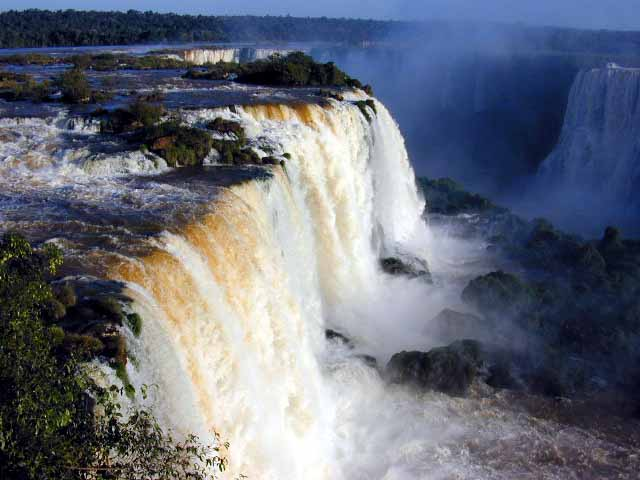
%> input picture HW1/Requirements/Waterfall.jpg, 640 x 480 px
$ octave hw2_826453843.m   (GNU Octave 9; MATLAB toolbox functions it lacks are replaced by stand-ins)
%> lines starting %> are read from the running program, lines starting %| are printed output that depends on the picture; long printed decimals are rounded

% File: HW2_826453843.m
% Date: 10/16/2023
% Email: jrowson7843@sdsu.edu


clear all;
clc;

% Encoder part:
% Q1: 2D-DCT transfrom

% Read the image
img = imread('waterfall.jpg','jpg');
%> img is the input picture: size 480x640x3 uint8; mean R, G, B 103.9, 108.7, 121.9
% Convert to YCbCr
ycbcr = rgb2ycbcr(img);

figure(1)
subplot(2,2,1), subimage(img), title("Original RGB")
subplot(2,2,2), subimage(ycbcr), title("YCbCr")

% Downsize the chrominance by 4:2:0
y_comp  = ycbcr(:,:,1);
cb_comp = ycbcr(:,:,2);
cr_comp = ycbcr(:,:,3);

total_rows = size(ycbcr,1);
total_cols = size(ycbcr,2);

fprintf("Total rows before downsampling = %d\n", total_rows);
%| Total rows before downsampling = 480
fprintf("Total cols before downsampling = %d\n", total_cols);
%| Total cols before downsampling = 640

cb_copy = cb_comp;
cr_copy = cr_comp;

% Make all chrominance components zero!!
for row = 2:2:total_rows
    for col = 2:2:total_cols
        cb_copy(row,col) = 0;
        cr_copy(row,col) = 0;
    end
end
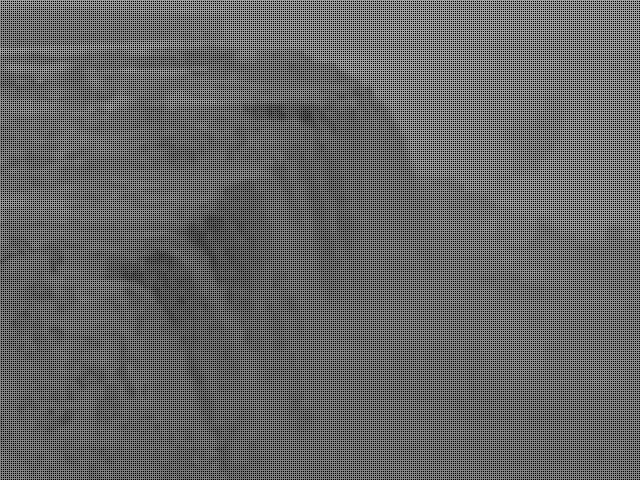
%> cb_copy: size 480x640 uint8; min 0, max 167, mean 100.9
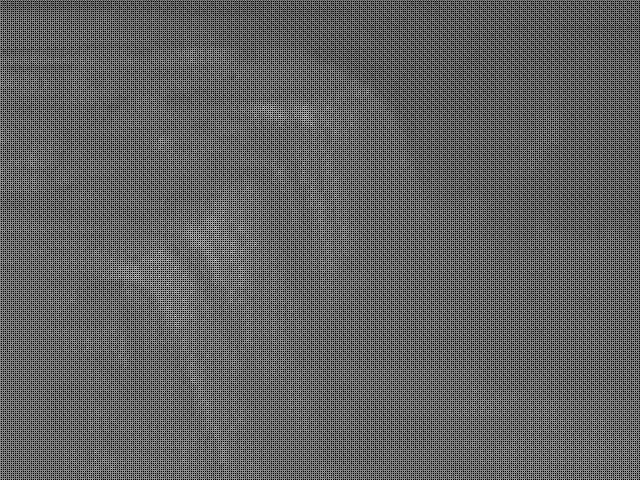
%> cr_copy: size 480x640 uint8; min 0, max 161, mean 93.7

% Remove the unwanted values from the chrominance components
cb_420 = cb_copy(1:2:end,1:2:end);
cr_420 = cr_copy(1:2:end,1:2:end);

figure(2)
subplot(2,2,1), subimage(cb_comp), title("Original cb")
subplot(2,2,2), subimage(cr_comp), title("Original cr")
subplot(2,2,3), subimage(cb_420), title("Cb 4:2:0")
subplot(2,2,4), subimage(cr_420), title("Cr 4:2:0")

row_cb_420 = size(cb_420,1);
col_cb_420 = size(cb_420,2);

row_cr_420 = size(cr_420,1);
col_cr_420 = size(cr_420,2);
fprintf("Total rows in 4:2:0 cb comp. = %d\nTotal rows in 4:2:0 cb comp. = %d\n", row_cb_420, col_cb_420);
%| Total rows in 4:2:0 cb comp. = 240
%| Total rows in 4:2:0 cb comp. = 320
fprintf("Total rows in 4:2:0 cr comp. = %d\nTotal rows in 4:2:0 cr comp. = %d\n", row_cr_420, col_cr_420);
%| Total rows in 4:2:0 cr comp. = 240
%| Total rows in 4:2:0 cr comp. = 320

% Taking out 1st 8x8 block from the luminance comp.
% Making a copy of y comp
y_cpy = y_comp;

% Block processing with 2D DCT transform
% Since dct2 function accepts matrix only as input, need to make the
% blockproc function return an appropriate size so double data type.

%dct_handle = @(block_struct)dct2(block_struct.data);
dct_handle = @dct2;
% Now 8x8 block processing on y_cpy
y_dct = blkproc(y_cpy,[8 8],dct_handle);

% Now computing the DC coefficients for the cb and cr components
cb_cpy = cb_420;
cr_cpy = cr_420;

cb_dct = blkproc(cb_cpy,[8 8],dct_handle);
cr_dct = blkproc(cr_cpy,[8 8],dct_handle);

figure(3)
subplot(2,2,1), subimage(y_dct), title("2D DCT Y comp")
subplot(2,2,2), subimage(cb_dct), title("2D DCT Cb comp")
subplot(2,2,3), subimage(cr_dct), title("2D DCT Cr comp")

% Now taking out the 1st 2 blocks from the 6th row DCT
y_dct_block1 = y_dct(41:48,1:8);
%> y_dct_block1 = [359.1 47.65 48.59 17.47 -0.125 -0.118 0.0343 -0.155; -23.64 13.42 14.14 0.456 21.83 -0.182 0.0345 -0.313; -1.01 -27.31 0.338 -0.0472 -0.299 0.0498 -0.317 0.322; 18.52 -16.44 -17.37 0.382 -0.146 -0.381 -0.824 0.197; -0.375 -0.0895 -0.259 -0.557 0.375 0.291 -0.299 0.184; -0.0728 0.157 -0.829 0.15 -0.0397 -0.0692 -0.722 0.65; -0.8 -0.902 -0.567 0.005 0.259 0.284 0.162 -0.346; 0.244 0.217 -0.833 -0.407 -0.294 0.102 0.0848 -0.734]
y_dct_block2 = y_dct(41:48,9:16);
%> y_dct_block2 = [390 -24.24 -0.597 -18.48 -26 -0.0135 0.518 -0.494; -12.12 -0.102 -0.301 -0.349 0.479 0.434 0.189 0.262; -12.44 -0.139 14.12 -0.327 0.558 -0.171 0.729 0.208; -0.0501 0.0694 -17.93 0.198 0.0224 -0.0456 -0.00335 0.363; -0.75 0.433 0 0.176 0.25 -0.396 0 0.0114; -0.169 -0.29 -0.287 -0.472 0.378 0.333 0.127 0.393; 0.0124 -0.305 -0.0214 0.245 0.0396 0.0488 -0.373 -0.629; -0.00168 0.335 0.675 0.243 0.0426 0.0781 -0.344 -0.428]

% Displaying the DCT coefficients of luminance blocks
fprintf("\nThe 2D-DCT coefficients of 1st block:\n")
disp(y_dct_block1)
%|  Columns 1 through 6:
%|    3.5913e+02   4.7653e+01   4.8587e+01   1.7466e+01  -1.2500e-01  -1.1780e-01
%|   -2.3641e+01   1.3421e+01   1.4144e+01   4.5558e-01   2.1834e+01  -1.8175e-01
%> (further printed lines are left out)
fprintf("\nThe 2D-DCT coefficients of 2nd block:\n")
disp(y_dct_block2)
%|  Columns 1 through 7:
%|    390.0000   -24.2416    -0.5972   -18.4790   -26.0000    -0.0135     0.5180
%|    -12.1179    -0.1018    -0.3008    -0.3487     0.4795     0.4341     0.1887
%> (further printed lines are left out)

figure(4)
subplot(2,2,1), subimage(y_dct_block1), title("8x8 Y comp block1")
subplot(2,2,2), subimage(y_dct_block2), title("8x8 Y comp block2")
%> after `title("8x8 Y comp block2")`:
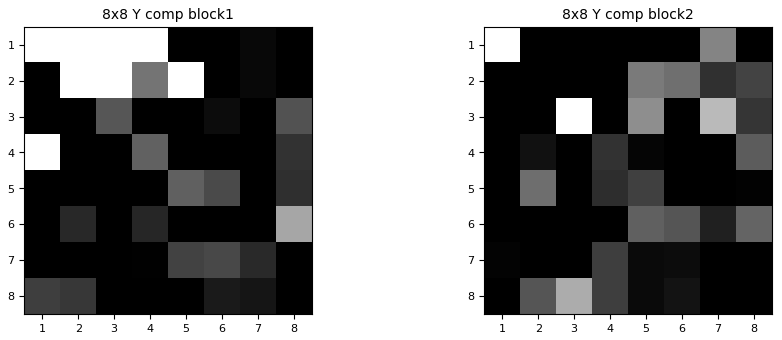
%> figure redrawn from the program's plot data, 2 panels

% Truncating the 8x8 blocks for correct representation using imshow()
% Truncate() defined at the end of this script
t_blk1 = truncate(y_dct_block1);
%> in truncate, `min_v = min(min(blk));`: min_v = -27.31
%> in truncate, `min_v = -min_v;`: min_v = 27.31
%> in truncate, `op = blk;`: op has the same summary as y_dct_block1 outside truncate
%> after the loop in truncate, `for i = 1:1:8`: op = [386.4 74.96 75.9 44.77 27.18 27.19 27.34 27.15; 3.67 40.73 41.45 27.76 49.14 27.13 27.34 27; 26.3 0 27.65 27.26 27.01 27.36 26.99 27.63; 45.83 10.87 9.94 27.69 27.16 26.93 26.48 27.51; 26.93 27.22 27.05 26.75 27.68 27.6 27.01 27.49; 27.24 27.47 26.48 27.46 27.27 27.24 26.59 27.96; 26.51 26.41 26.74 27.31 27.57 27.59 27.47 26.96; 27.55 27.53 26.48 26.9 27.01 27.41 27.39 26.57]
%> in truncate, `op = op./255;`: op = [1.52 0.294 0.298 0.176 0.107 0.107 0.107 0.106; 0.0144 0.16 0.163 0.109 0.193 0.106 0.107 0.106; 0.103 0 0.108 0.107 0.106 0.107 0.106 0.108; 0.18 0.0426 0.039 0.109 0.107 0.106 0.104 0.108; 0.106 0.107 0.106 0.105 0.109 0.108 0.106 0.108; 0.107 0.108 0.104 0.108 0.107 0.107 0.104 0.11; 0.104 0.104 0.105 0.107 0.108 0.108 0.108 0.106; 0.108 0.108 0.104 0.105 0.106 0.107 0.107 0.104]
%> t_blk1 has the same summary as op in truncate
fprintf("Truncated 8x8 blk1:\n");
disp(t_blk1);
%|    1.5154   0.2940   0.2976   0.1756   0.1066   0.1066   0.1072   0.1065
%|    0.0144   0.1597   0.1626   0.1089   0.1927   0.1064   0.1072   0.1059
%|    0.1031        0   0.1084   0.1069   0.1059   0.1073   0.1058   0.1084
%> (further printed lines are left out)
t_blk2 = truncate(y_dct_block2);
%> t_blk2 = [1.63 0.0069 0.0996 0.0295 0 0.102 0.104 0.1; 0.0544 0.102 0.101 0.101 0.104 0.104 0.103 0.103; 0.0532 0.101 0.157 0.101 0.104 0.101 0.105 0.103; 0.102 0.102 0.0317 0.103 0.102 0.102 0.102 0.103; 0.099 0.104 0 0.103 0.103 0.1 0 0.102; 0.101 0.101 0.101 0.1 0.103 0.103 0.102 0.104; 0.102 0.101 0.102 0.103 0.102 0.102 0.1 0.0995; 0.102 0.103 0.105 0.103 0.102 0.102 0.101 0.1]
fprintf("Truncated 8x8 blk2:\n");
disp(t_blk2);
%|    1.6314   0.0069   0.0996   0.0295        0   0.1019   0.1040   0.1000
%|    0.0544   0.1016   0.1008   0.1006   0.1038   0.1037   0.1027   0.1030
%|    0.0532   0.1014   0.1573   0.1007   0.1041   0.1013   0.1048   0.1028
%> (further printed lines are left out)

% Displaying the truncated blocks
figure(5)
subplot(2,2,1), imshow(t_blk1),title("Truncated 8x8 block1")
subplot(2,2,2), imshow(y_dct_block1),title("Original 8x8 block1")
subplot(2,2,3), imshow(t_blk2),title("Truncated 8x8 block2")
subplot(2,2,4), imshow(y_dct_block2),title("Original 8x8 block2")
%> after `title("Original 8x8 block2")`:
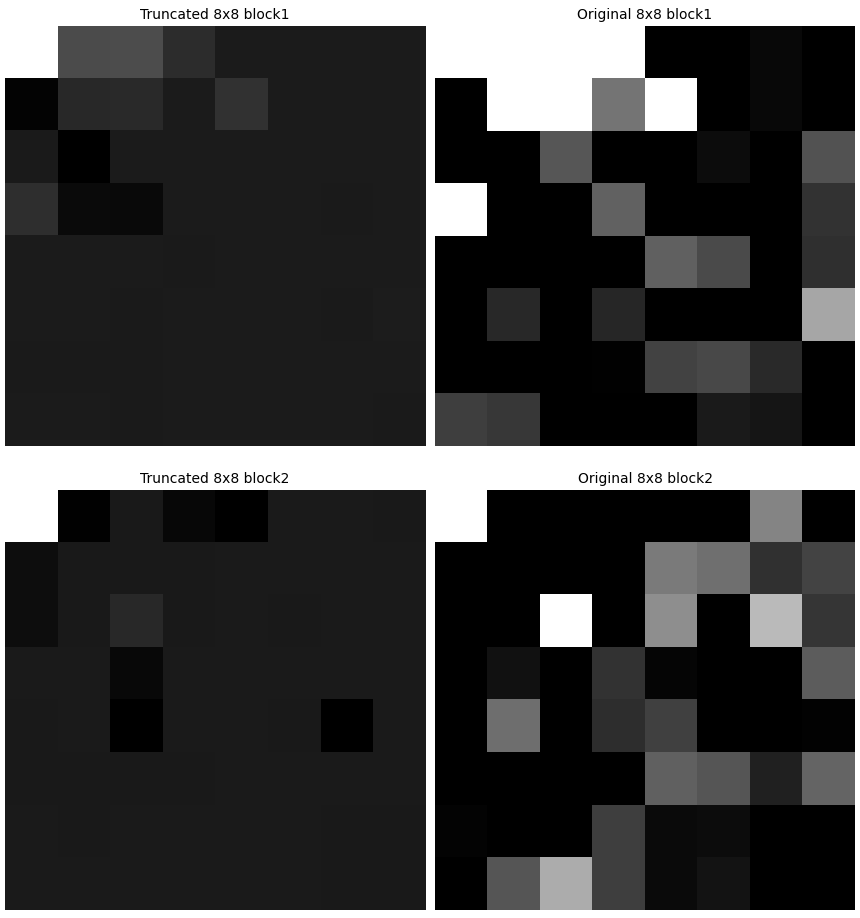
%> figure redrawn from the program's plot data, 4 panels

% Q2: Quantization

% The quantization matrix for luminance from lecture
lum_q_matrix = [16 11 10 16 24 40 51 61;
                12 12 14 19 26 58 60 55;
                14 13 16 24 40 57 69 56;
                14 17 22 29 51 87 89 62;
                18 22 37 56 68 109 103 77;
                24 35 55 64 81 104 113 92;
                49 64 78 87 108 121 120 101;
                72 92 95 98 112 100 103 99];

% The quantization matrix for chrominance from lecture
chr_q_matrix = [17 18 24 47 99 99 99 99;
                18 21 26 66 99 99 99 99;
                24 26 56 99 99 99 99 99;
                47 66 99 99 99 99 99 99;
                 99 99 99 99 99 99 99 99;
                 99 99 99 99 99 99 99 99;
                 99 99 99 99 99 99 99 99;
                 99 99 99 99 99 99 99 99];

% Creating copies of y, cb, and cr dct matrices
y_dct_cpy  = y_dct;
cb_dct_cpy = cb_dct;
cr_dct_cpy = cr_dct;

% Dividing the dct block structure with the lum matrix.
q_lum = @(y_dct_cpy) round(y_dct_cpy./lum_q_matrix);
% 8x8 block processing on the quantized matrix
y_dct_q = blkproc(y_dct_cpy,[8 8],q_lum);

% Dividing the dct block_struct data with the chrominance matrix.
q_chr1 = @(cb_dct_cpy) round(cb_dct_cpy./chr_q_matrix);
q_chr2 = @(cr_dct_cpy) round(cr_dct_cpy./chr_q_matrix);
% 8x8 block processing on the quantized matrix
cb_q_dct = blkproc(cb_dct_cpy,[8 8],q_chr1);
cr_q_dct = blkproc(cr_dct_cpy,[8 8],q_chr2);

% Reporting the data for the first 2 blocks in the 6th row from the top.
q_y_blk1  = y_dct_q(41:48,1:8);
%> q_y_blk1 = [22 4 5 1 0 0 0 0; -2 1 1 0 1 0 0 0; 0 -2 0 0 0 0 0 0; 1 -1 -1 0 0 0 0 0; 0 0 0 0 0 0 0 0; 0 0 0 0 0 0 0 0; 0 0 0 0 0 0 0 0; 0 0 0 0 0 0 0 0]
q_y_blk2  = y_dct_q(41:48,9:16);
%> q_y_blk2 = [24 -2 0 -1 -1 0 0 0; -1 0 0 0 0 0 0 0; -1 0 1 0 0 0 0 0; 0 0 -1 0 0 0 0 0; 0 0 0 0 0 0 0 0; 0 0 0 0 0 0 0 0; 0 0 0 0 0 0 0 0; 0 0 0 0 0 0 0 0]
q_cb_blk1 = cb_q_dct(41:48,1:8);
%> q_cb_blk1 = [59 0 0 0 0 0 0 0; -3 0 0 0 0 0 0 0; 0 0 0 0 0 0 0 0; 0 0 0 0 0 0 0 0; 0 0 0 0 0 0 0 0; 0 0 0 0 0 0 0 0; 0 0 0 0 0 0 0 0; 0 0 0 0 0 0 0 0]
q_cb_blk2 = cb_q_dct(41:48,9:16);
%> q_cb_blk2 = [60 0 -1 0 0 0 0 0; 0 1 0 0 0 0 0 0; 1 1 0 0 0 0 0 0; 0 0 0 0 0 0 0 0; 0 0 0 0 0 0 0 0; 0 0 0 0 0 0 0 0; 0 0 0 0 0 0 0 0; 0 0 0 0 0 0 0 0]
q_cr_blk1 = cr_q_dct(41:48,1:8);
%> q_cr_blk1 = [61 0 0 0 0 0 0 0; 2 0 0 0 0 0 0 0; 0 0 0 0 0 0 0 0; 0 0 0 0 0 0 0 0; 0 0 0 0 0 0 0 0; 0 0 0 0 0 0 0 0; 0 0 0 0 0 0 0 0; 0 0 0 0 0 0 0 0]
q_cr_blk2 = cr_q_dct(41:48,9:16);
%> q_cr_blk2 = [60 0 0 0 0 0 0 0; 0 0 0 0 0 0 0 0; 0 0 0 0 0 0 0 0; 0 0 0 0 0 0 0 0; 0 0 0 0 0 0 0 0; 0 0 0 0 0 0 0 0; 0 0 0 0 0 0 0 0; 0 0 0 0 0 0 0 0]

% Displaying the quantized y, cb, cr blocks
figure(6)
subplot(3,2,1), subimage(q_y_blk1), title("Quantized 1st 8x8 block of Y comp.")
subplot(3,2,2), subimage(q_y_blk2), title("Quantized 2nd 8x8 block of Y comp.")
subplot(3,2,3), subimage(q_cb_blk1), title("Quantized 1st 8x8 block of Cb comp.")
subplot(3,2,4), subimage(q_cb_blk2), title("Quantized 2nd 8x8 block of Cb comp.")
subplot(3,2,5), subimage(q_cr_blk1), title("Quantized 1st 8x8 block of Cr comp.")
subplot(3,2,6), subimage(q_cr_blk2), title("Quantized 2nd 8x8 block of Cr comp.")

% Printing the DC coefficient of the luminance block
fprintf("The DC coefficient for 1st 8x8 block of Y comp: %d\nThe DC coefficient for 2nd 8x8 block of Y comp: %d\n", q_y_blk1(1,1), q_y_blk2(1,1));
%| The DC coefficient for 1st 8x8 block of Y comp: 22
%| The DC coefficient for 2nd 8x8 block of Y comp: 24
fprintf("The 8x8 luminance block1:\n");
disp(q_y_blk1);
%|    22    4    5    1    0    0    0    0
%|    -2    1    1    0    1    0    0    0
%|     0   -2    0    0    0    0    0    0
%> (further printed lines are left out)

% Now Finding the AC coefficient.
% Using the zigzag scanning to find the AC coefficients.
% Zigzag() function defined at the end of this script.
ac_mat1 = zigzag(q_y_blk1);
%> in zigzag, `mat_dct = q_blk;`: mat_dct has the same summary as q_y_blk1 outside zigzag
%> after the loop in zigzag, `for c = 1:2*N-1`: ac_mat = 64 values, max 22 at index 1, min -2 at index 3, mean 0.469; i = 7; index = 65; j = 8; p = 7
%> ac_mat1 has the same summary as ac_mat in zigzag
fprintf("The AC coefficients of luminance component 8x8 blk1:\n");
display(ac_mat1(2:end));
%|  Columns 1 through 20:
%|    4  -2   0   1   5   1   1  -2   1   0  -1   0   0   0   0   1   0  -1   0   0
%|  Columns 21 through 40:
%> (further printed lines are left out)
ac_mat2 = zigzag(q_y_blk2);
%> ac_mat2 = 64 values, max 24 at index 1, min -2 at index 2, mean 0.281
fprintf("The 8x8 luminance block2:\n");
disp(q_y_blk2);
%|    24   -2    0   -1   -1    0    0    0
%|    -1    0    0    0    0    0    0    0
%|    -1    0    1    0    0    0    0    0
%> (further printed lines are left out)
fprintf("\nThe AC coefficients of luminance component 8x8 blk2:\n");
display(ac_mat2(2:end));
%|  Columns 1 through 20:
%|   -2  -1  -1   0   0  -1   0   0   0   0   0   1   0  -1   0   0   0  -1   0   0
%|  Columns 21 through 40:
%> (further printed lines are left out)

% Decoder Part:
% Q3: Inverse Quantization

% In inverse quantization, we will multiply the quantization lum and chr.
% matrix to the quantized DCT matrices of the lum and chrominance
% components.

% Now multiplying the quantized lum matrix with the quantization matrix for
% inverse DCT operation

y_q_cpy  = y_dct_q;
cb_q_cpy = cb_q_dct;
cr_q_cpy = cr_q_dct;

% Performing the inverse quantization by multiplying the quantization
% matrix to get the inverse quantized matrices
iq_lum = @(y_q_cpy) round(y_q_cpy .* lum_q_matrix);
% 8x8 block processing of the entire matrix
iq_y = blkproc(y_dct_q,[8 8],iq_lum);

% Performing the same operation for cb and cr
iq_chr1 = @(cb_q_cpy) round(cb_q_cpy .* chr_q_matrix);
iq_chr2 = @(cr_q_cpy) round(cr_q_cpy .* chr_q_matrix);

iq_cb = blkproc(cb_q_dct,[8 8],iq_chr1);
iq_cr = blkproc(cr_q_dct,[8 8],iq_chr2);

% Displaying the inverse quantized y, cb, and cr images.
figure(7)
subplot(3,1,1), subimage(iq_y), title("Inverse quantized image of Y comp")
%> after `subimage(iq_y)`:
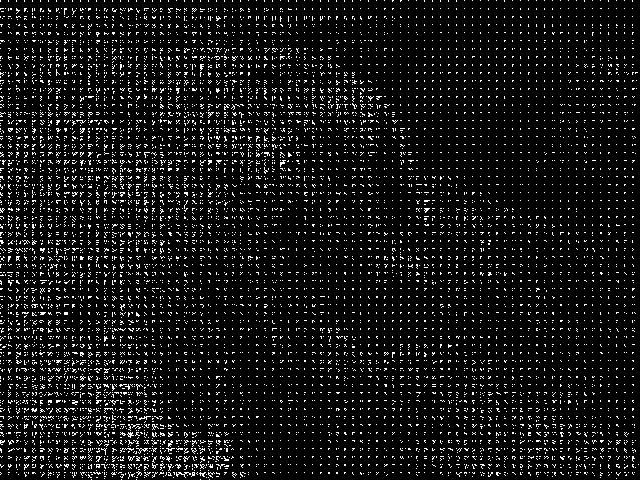
%> displayed picture: size 480x640, on the screen's scale of 0 to 255; 7.9% white in thin lines or dots
subplot(3,1,2), subimage(iq_cb), title("Inverse quantized image of Cb comp")
subplot(3,1,3), subimage(iq_cr), title("Inverse quantized image of Cr comp")

% Q4 Reconstruct, PSNR, Error Image of Y component

% Now will apply the inverse DCT to Y, Cb, and Cr component matrices
% separately.

idct_handle = @(block_struct) idct2(block_struct.data);
% Using the above handle with the blockproc()
y_idct  = blockproc(iq_y,[8 8],idct_handle);
cb_idct = blockproc(iq_cb,[8 8],idct_handle);
cr_idct = blockproc(iq_cr,[8 8],idct_handle);

% Since ycbcr needs to be in the unsigned int format typecasting the above
% array to uint8

y_idct  = uint8(y_idct);
%> y_idct: size 480x640 uint8
cb_idct = uint8(cb_idct);
%> cb_idct: size 240x320 uint8
cr_idct = uint8(cr_idct);
%> cr_idct: size 240x320 uint8

% Displaying the inverse DCT Y, Cb, and Cr components
figure(8)
subplot(3,1,1), subimage(y_idct), title("Inverse DCT image of Y comp")
subplot(3,1,2), subimage(cb_idct), title("Inverse DCT image of Cb comp")
subplot(3,1,3), subimage(cr_idct), title("Inverse DCT image of Cr comp")

% Now reconstructing the RGB image from the above idct matrices
% Using linear interpolation method from HW 1
t_r = size(ycbcr,1);
t_c = size(ycbcr,2);
rep_ycbcr = zeros(t_r,t_c,3);
y_idct_cpy = y_idct;
cb_idct_cpy = cb_idct;
cr_idct_cpy = cr_idct;

rep_ycbcr(1:2:t_r,1:2:t_c,2) = cb_idct_cpy(:,:);
rep_ycbcr(1:2:t_r,1:2:t_c,3) = cr_idct_cpy(:,:);
% Temp var to hold upsampled cb and cr values
temp_cb = rep_ycbcr(:,:,2);
temp_cr = rep_ycbcr(:,:,3);

% Performing linear interpolation on cb and cr components for upsampling
if mod(t_r,2) == 0
    for r = 2:2:t_r - 2
        for c = 1:2:t_c
            temp_cb(r,c) = round((temp_cb(r-1,c)+temp_cb(r+1,c))/2);
            temp_cr(r,c) = round((temp_cr(r-1,c)+temp_cr(r+1,c))/2);
        end
    end
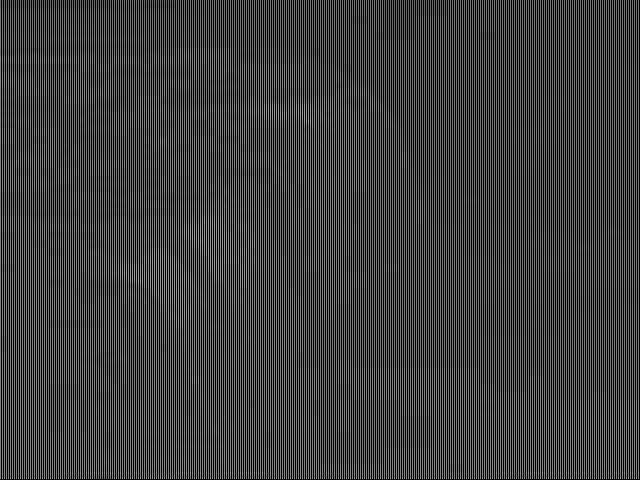
%> temp_cr: size 480x640 double; min 0, max 166, mean 62.2
    for c = 2:2:t_c - 2
        for r = 1:1:t_r
            temp_cb(r,c) = round((temp_cb(r,c-1)+temp_cb(r,c+1))/2);
            temp_cr(r,c) = round((temp_cr(r,c-1)+temp_cr(r,c+1))/2);
        end
    end
    for r = t_r
        for c = t_c
            temp_cb(r,c) = temp_cb(r-1,c);
            temp_cr(r,c) = temp_cr(r-1,c);
        end
    end
else
    for r = 2:2:t_r - 1
        for c = 1:2:t_c
            temp_cb(r,c) = round((temp_cb(r-1,c)+temp_cb(r+1,c))/2);
            temp_cr(r,c) = round((temp_cr(r-1,c)+temp_cr(r+1,c))/2);
        end
    end
    for c = 2:2:t_c - 1
        for r = 1:2:t_r
            temp_cb(r,c) = round((temp_cb(r,c-1)+temp_cb(r,c+1))/2);
            temp_cr(r,c) = round((temp_cr(r,c-1)+temp_cr(r,c+1))/2);
        end
    end
end

rep_ycbcr = cat(3,y_idct,temp_cb,temp_cr);
% Now converting the reconstructed YCbCr image to RGB
rep_rgb = ycbcr2rgb(rep_ycbcr);

figure(9)
subplot(2,2,1), subimage(ycbcr), title("Original YCbCr Image")
subplot(2,2,2), subimage(rep_ycbcr), title("Reconstructed YCbCr Image")
subplot(2,2,3), subimage(img), title("Original RGB Image")
subplot(2,2,4), subimage(rep_rgb), title("Reconstructed RGB Image")

% Calculating the error in the image only for luminance.
% Subtracting the reconstructed Y comp from the original Y component
error = ycbcr(:,:,1) - rep_ycbcr(:,:,1);
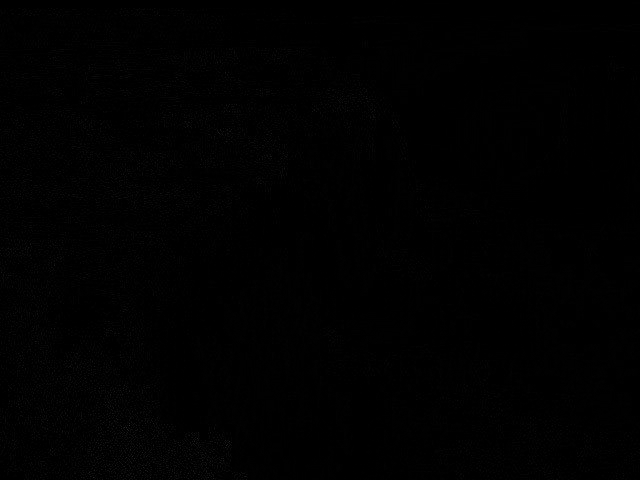
%> error: size 480x640 uint8; min 0, max 54, mean 0.9
% Displaying the error image
figure(10)
subplot(3,1,1), subimage(ycbcr(:,:,1)), title("Original Y comp.")
subplot(3,1,2), subimage(rep_ycbcr(:,:,1)), title("Reconstructed Y comp.")
subplot(3,1,3), subimage(error), title("Error between Reconstructed and Original Image")

% Calculating the PSNR of the decoded luminance of the image using luminance of
% the original image as reference.
% Using the psnr() MATLAB function to calculate the PSNR value.
psnr_lum = psnr(rep_ycbcr(:,:,1), ycbcr(:,:,1));
%> psnr_lum = 37.66
fprintf("Peak SNR: %f\n", psnr_lum);
%| Peak SNR: 37.658

% Defining a function to truncate 8x8 blocks for imshow()
function op = truncate(blk)
    min_v = min(min(blk));
    min_v = -min_v;
    op = blk;
    for i = 1:1:8
        for j = 1:1:8
            if op(i,j) == 0
                op(i,j) = op(i,j);
            else
                op(i,j) = op(i,j) + min_v;
            end
        end
    end
    op = op./255;
end

% Defining the zigzag function at the end of the file
function ac_mat = zigzag(q_blk)
    index = 1;
    mat_dct = q_blk;
    ac_mat = [];
    N = 8;
    for c = 1:2*N-1
        if c <= N
            if mod(c,2) == 0
                j = c;
                for i = 1:c
                    ac_mat(index) = mat_dct(i,j);
                    index = index + 1;
                    j = j - 1;
                end
            else
                i = c;
                for j = 1:c
                    ac_mat(index) = mat_dct(i,j);
                    index = index + 1;
                    i = i - 1;
                end
            end
        else
            if mod(c,2) == 0
                p = mod(c,N);
                j = N;
                for i = p+1:N
                    ac_mat(index) = mat_dct(i,j);
                    index = index + 1;
                    j = j - 1;
                end
            else
                p = mod(c,N);
                i = N;
                for j = p+1:N
                    ac_mat(index) = mat_dct(i,j);
                    index = index + 1;
                    i = i - 1;
                end
            end
        end
    end
end

% Reconstructing the chrominance
function rgb_img = ycbcr2rgb(ycbcr_img)
    Y = ycbcr_img(:,:,1);
    Cb = ycbcr_img(:,:,2);
    Cr = ycbcr_img(:,:,3);

    % Conversion
    R = Y + 1.402 * (Cr - 128);
    G = Y - 0.344136 * (Cb - 128) - 0.714136 * (Cr - 128);
    B = Y + 1.772 * (Cb - 128);

    % Combining the channels
    rgb_img = cat(3, R, G, B);

    % Clipping values to be in the range [0, 255]
    rgb_img = max(0, min(255, rgb_img));
    rgb_img = uint8(rgb_img);
end
